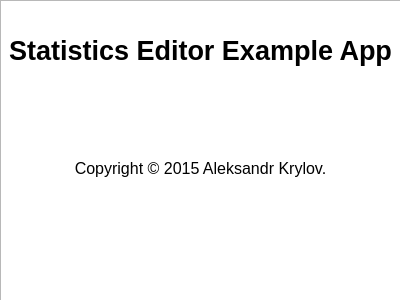
<?xml version="1.0" encoding="UTF-8"?>
<ui version="4.0">
 <class>AboutDialog</class>
 <widget class="QDialog" name="AboutDialog">
  <property name="geometry">
   <rect>
    <x>0</x>
    <y>0</y>
    <width>400</width>
    <height>300</height>
   </rect>
  </property>
  <property name="sizePolicy">
   <sizepolicy hsizetype="Fixed" vsizetype="Fixed">
    <horstretch>0</horstretch>
    <verstretch>0</verstretch>
   </sizepolicy>
  </property>
  <property name="windowTitle">
   <string>About Application</string>
  </property>
  <widget class="QTextEdit" name="textEdit">
   <property name="geometry">
    <rect>
     <x>0</x>
     <y>0</y>
     <width>401</width>
     <height>301</height>
    </rect>
   </property>
   <property name="readOnly">
    <bool>true</bool>
   </property>
   <property name="html">
    <string>&lt;!DOCTYPE HTML PUBLIC &quot;-//W3C//DTD HTML 4.0//EN&quot; &quot;http://www.w3.org/TR/REC-html40/strict.dtd&quot;&gt;
&lt;html&gt;&lt;head&gt;&lt;meta name=&quot;qrichtext&quot; content=&quot;1&quot; /&gt;&lt;style type=&quot;text/css&quot;&gt;
p, li { white-space: pre-wrap; }
&lt;/style&gt;&lt;/head&gt;&lt;body style=&quot; font-family:'Ubuntu'; font-size:10pt; font-weight:400; font-style:normal;&quot;&gt;
&lt;p align=&quot;center&quot; style=&quot;-qt-paragraph-type:empty; margin-top:0px; margin-bottom:0px; margin-left:0px; margin-right:0px; -qt-block-indent:0; text-indent:0px;&quot;&gt;&lt;br /&gt;&lt;/p&gt;
&lt;p align=&quot;center&quot; style=&quot;-qt-paragraph-type:empty; margin-top:0px; margin-bottom:0px; margin-left:0px; margin-right:0px; -qt-block-indent:0; text-indent:0px;&quot;&gt;&lt;br /&gt;&lt;/p&gt;
&lt;p align=&quot;center&quot; style=&quot; margin-top:0px; margin-bottom:0px; margin-left:0px; margin-right:0px; -qt-block-indent:0; text-indent:0px;&quot;&gt;&lt;span style=&quot; font-size:20pt; font-weight:600;&quot;&gt;Statistics Editor Example App&lt;/span&gt;&lt;/p&gt;
&lt;p align=&quot;center&quot; style=&quot;-qt-paragraph-type:empty; margin-top:0px; margin-bottom:0px; margin-left:0px; margin-right:0px; -qt-block-indent:0; text-indent:0px; font-size:20pt; font-weight:600;&quot;&gt;&lt;br /&gt;&lt;/p&gt;
&lt;p align=&quot;center&quot; style=&quot;-qt-paragraph-type:empty; margin-top:0px; margin-bottom:0px; margin-left:0px; margin-right:0px; -qt-block-indent:0; text-indent:0px; font-size:20pt; font-weight:600;&quot;&gt;&lt;br /&gt;&lt;/p&gt;
&lt;p align=&quot;center&quot; style=&quot;-qt-paragraph-type:empty; margin-top:0px; margin-bottom:0px; margin-left:0px; margin-right:0px; -qt-block-indent:0; text-indent:0px; font-size:20pt; font-weight:600;&quot;&gt;&lt;br /&gt;&lt;/p&gt;
&lt;p align=&quot;center&quot; style=&quot; margin-top:0px; margin-bottom:0px; margin-left:0px; margin-right:0px; -qt-block-indent:0; text-indent:0px;&quot;&gt;&lt;span style=&quot; font-size:12pt;&quot;&gt;Copyright © 2015 Aleksandr Krylov.&lt;/span&gt;&lt;/p&gt;&lt;/body&gt;&lt;/html&gt;</string>
   </property>
  </widget>
 </widget>
 <resources/>
 <connections/>
</ui>
